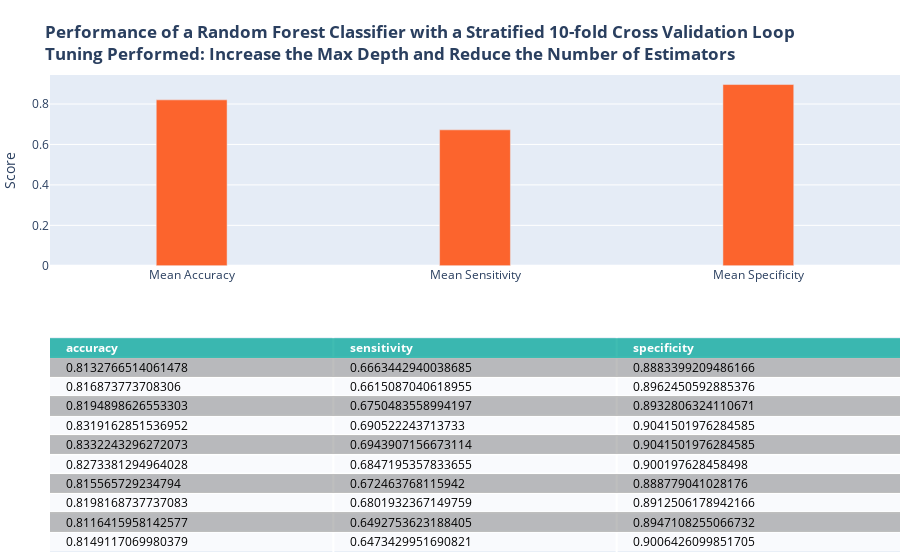

Notebook code for this chart:
### Code cell
## increasing tree depth largely increases computational cost, so we will reduce the number of estimators to compensate and keep computing time reasonable
cellTitle = '<b>Performance of a Random Forest Classifier with a Stratified 10-fold Cross Validation Loop<br>Tuning Performed: Increase the Max Depth and Reduce the Number of Estimators</b>'
rfcScore = []
rf_clf = RandomForestClassifier(max_depth=150, n_estimators = 45,random_state=1024,n_jobs=-1, class_weight='balanced')
for train,test in skf.split(X_mat,y):
    rf_clf.fit(X_mat[train],y.values.ravel()[train])
    y_hat = rf_clf.predict(X_mat[test])
    
    cm = confusion_matrix(y.loc[test],y_hat, labels=[1,0])
    rfcScore.append({'accuracy':(cm[0,0]+cm[1,1])/sum(cm.ravel()),
                'sensitivity':cm[0,0]/(cm[0,0]+cm[0,1]),
                'specificity':cm[1,1]/(cm[1,1]+cm[1,0])})
rfcScore = pd.DataFrame(rfcScore)
rfFig = plotMetrics(rfcScore, cellTitle)
rfFig.show()

### Figure 1 — Plotly figure (JSON) as saved in the notebook; plotly's stock layout.template omitted (floating-point values rounded to 4 significant figures)
{"data": [{"colorscale": [[0, "#00A699"], [0.5, "#a9a9a9"], [1, "#ffffff"]], "hoverinfo": "none", "opacity": 0.75, "showscale": false, "type": "heatmap", "z": [[0, 0, 0], [0.5, 0.5, 0.5], [1, 1, 1], [0.5, 0.5, 0.5], [1, 1, 1], [0.5, 0.5, 0.5], [1, 1, 1], [0.5, 0.5, 0.5], [1, 1, 1], [0.5, 0.5, 0.5], [1, 1, 1]]}, {"marker": {"color": "#FC642D"}, "type": "bar", "width": 0.25, "x": ["Mean Accuracy", "Mean Sensitivity", "Mean Specificity"], "xaxis": "x2", "y": [0.8204, 0.6722, 0.8962], "yaxis": "y2"}], "layout": {"annotations": [{"align": "left", "font": {"color": "#ffffff"}, "showarrow": false, "text": "<b>accuracy</b>", "x": -0.45, "xanchor": "left", "xref": "x", "y": 0, "yref": "y"}, {"align": "left", "font": {"color": "#ffffff"}, "showarrow": false, "text": "<b>sensitivity</b>", "x": 0.55, "xanchor": "left", "xref": "x", "y": 0, "yref": "y"}, {"align": "left", "font": {"color": "#ffffff"}, "showarrow": false, "text": "<b>specificity</b>", "x": 1.55, "xanchor": "left", "xref": "x", "y": 0, "yref": "y"}, {"align": "left", "font": {"color": "#000000"}, "showarrow": false, "text": "0.8132766514061478", "x": -0.45, "xanchor": "left", "xref": "x", "y": 1, "yref": "y"}, {"align": "left", "font": {"color": "#000000"}, "showarrow": false, "text": "0.6663442940038685", "x": 0.55, "xanchor": "left", "xref": "x", "y": 1, "yref": "y"}, {"align": "left", "font": {"color": "#000000"}, "showarrow": false, "text": "0.8883399209486166", "x": 1.55, "xanchor": "left", "xref": "x", "y": 1, "yref": "y"}, {"align": "left", "font": {"color": "#000000"}, "showarrow": false, "text": "0.816873773708306", "x": -0.45, "xanchor": "left", "xref": "x", "y": 2, "yref": "y"}, {"align": "left", "font": {"color": "#000000"}, "showarrow": false, "text": "0.6615087040618955", "x": 0.55, "xanchor": "left", "xref": "x", "y": 2, "yref": "y"}, {"align": "left", "font": {"color": "#000000"}, "showarrow": false, "text": "0.8962450592885376", "x": 1.55, "xanchor": "left", "xref": "x", "y": 2, "yref": "y"}, {"align": "left", "font": {"color": "#000000"}, "showarrow": false, "text": "0.8194898626553303", "x": -0.45, "xanchor": "left", "xref": "x", "y": 3, "yref": "y"}, {"align": "left", "font": {"color": "#000000"}, "showarrow": false, "text": "0.6750483558994197", "x": 0.55, "xanchor": "left", "xref": "x", "y": 3, "yref": "y"}, {"align": "left", "font": {"color": "#000000"}, "showarrow": false, "text": "0.8932806324110671", "x": 1.55, "xanchor": "left", "xref": "x", "y": 3, "yref": "y"}, {"align": "left", "font": {"color": "#000000"}, "showarrow": false, "text": "0.8319162851536952", "x": -0.45, "xanchor": "left", "xref": "x", "y": 4, "yref": "y"}, {"align": "left", "font": {"color": "#000000"}, "showarrow": false, "text": "0.690522243713733", "x": 0.55, "xanchor": "left", "xref": "x", "y": 4, "yref": "y"}, {"align": "left", "font": {"color": "#000000"}, "showarrow": false, "text": "0.9041501976284585", "x": 1.55, "xanchor": "left", "xref": "x", "y": 4, "yref": "y"}, {"align": "left", "font": {"color": "#000000"}, "showarrow": false, "text": "0.8332243296272073", "x": -0.45, "xanchor": "left", "xref": "x", "y": 5, "yref": "y"}, {"align": "left", "font": {"color": "#000000"}, "showarrow": false, "text": "0.6943907156673114", "x": 0.55, "xanchor": "left", "xref": "x", "y": 5, "yref": "y"}, {"align": "left", "font": {"color": "#000000"}, "showarrow": false, "text": "0.9041501976284585", "x": 1.55, "xanchor": "left", "xref": "x", "y": 5, "yref": "y"}, {"align": "left", "font": {"color": "#000000"}, "showarrow": false, "text": "0.8273381294964028", "x": -0.45, "xanchor": "left", "xref": "x", "y": 6, "yref": "y"}, {"align": "left", "font": {"color": "#000000"}, "showarrow": false, "text": "0.6847195357833655", "x": 0.55, "xanchor": "left", "xref": "x", "y": 6, "yref": "y"}, {"align": "left", "font": {"color": "#000000"}, "showarrow": false, "text": "0.900197628458498", "x": 1.55, "xanchor": "left", "xref": "x", "y": 6, "yref": "y"}, {"align": "left", "font": {"color": "#000000"}, "showarrow": false, "text": "0.815565729234794", "x": -0.45, "xanchor": "left", "xref": "x", "y": 7, "yref": "y"}, {"align": "left", "font": {"color": "#000000"}, "showarrow": false, "text": "0.672463768115942", "x": 0.55, "xanchor": "left", "xref": "x", "y": 7, "yref": "y"}, {"align": "left", "font": {"color": "#000000"}, "showarrow": false, "text": "0.888779041028176", "x": 1.55, "xanchor": "left", "xref": "x", "y": 7, "yref": "y"}, {"align": "left", "font": {"color": "#000000"}, "showarrow": false, "text": "0.8198168737737083", "x": -0.45, "xanchor": "left", "xref": "x", "y": 8, "yref": "y"}, {"align": "left", "font": {"color": "#000000"}, "showarrow": false, "text": "0.6801932367149759", "x": 0.55, "xanchor": "left", "xref": "x", "y": 8, "yref": "y"}, {"align": "left", "font": {"color": "#000000"}, "showarrow": false, "text": "0.8912506178942166", "x": 1.55, "xanchor": "left", "xref": "x", "y": 8, "yref": "y"}, {"align": "left", "font": {"color": "#000000"}, "showarrow": false, "text": "0.8116415958142577", "x": -0.45, "xanchor": "left", "xref": "x", "y": 9, "yref": "y"}, {"align": "left", "font": {"color": "#000000"}, "showarrow": false, "text": "0.6492753623188405", "x": 0.55, "xanchor": "left", "xref": "x", "y": 9, "yref": "y"}, {"align": "left", "font": {"color": "#000000"}, "showarrow": false, "text": "0.8947108255066732", "x": 1.55, "xanchor": "left", "xref": "x", "y": 9, "yref": "y"}, {"align": "left", "font": {"color": "#000000"}, "showarrow": false, "text": "0.8149117069980379", "x": -0.45, "xanchor": "left", "xref": "x", "y": 10, "yref": "y"}, {"align": "left", "font": {"color": "#000000"}, "showarrow": false, "text": "0.6473429951690821", "x": 0.55, "xanchor": "left", "xref": "x", "y": 10, "yref": "y"}, {"align": "left", "font": {"color": "#000000"}, "showarrow": false, "text": "0.9006426099851705", "x": 1.55, "xanchor": "left", "xref": "x", "y": 10, "yref": "y"}], "autosize": true, "margin": {"b": 0, "l": 50, "r": 0, "t": 75}, "title": {"text": "<b>Performance of a Random Forest Classifier with a Stratified 10-fold Cross Validation Loop<br>Tuning Performed: Increase the Max Depth and Reduce the Number of Estimators</b>"}, "xaxis": {"autorange": true, "dtick": 1, "gridwidth": 2, "range": [-0.5, 2.5], "showticklabels": false, "tick0": -0.5, "ticks": "", "zeroline": false}, "xaxis2": {"anchor": "y2", "autorange": true, "range": [-0.5, 2.5], "type": "category"}, "yaxis": {"autorange": true, "domain": [0, 0.45], "dtick": 1, "gridwidth": 2, "range": [10.5, -0.5], "showticklabels": false, "tick0": 0.5, "ticks": "", "zeroline": false}, "yaxis2": {"anchor": "x2", "autorange": true, "domain": [0.6, 1], "range": [0, 0.9433], "title": {"text": "Score"}, "type": "linear"}}}
